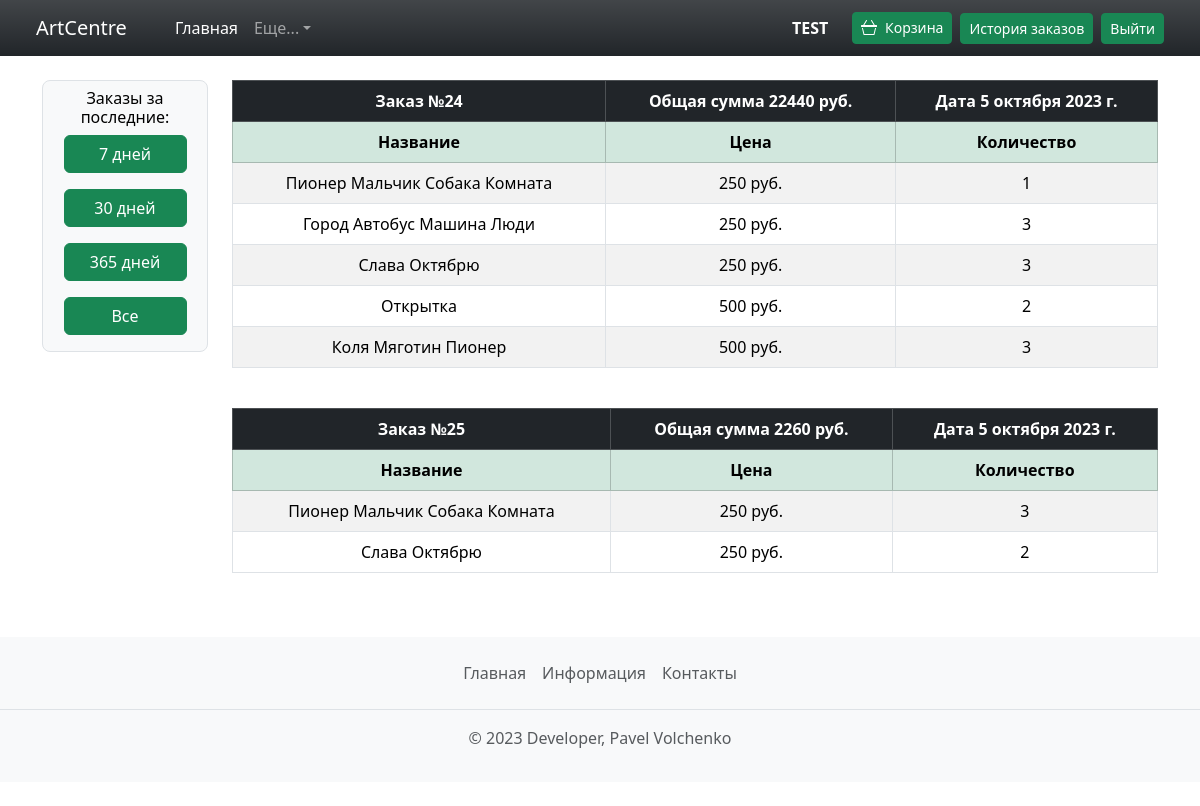
Screenshot of /order/ (signed in) with the database file from the repository.
### store/models.py (models this page shows, shortened)
class User(AbstractBaseUser):
    username = models.CharField(max_length=36, unique=True)
    email = models.EmailField(blank=True)
    password = models.CharField(max_length=256)
    phone_number = models.CharField(max_length=16, null=True)
    address = models.CharField(max_length=256, null=True)
    registered = models.DateField(auto_now_add=True)
    USERNAME_FIELD = "username"

class Order(models.Model):
    class Status(models.TextChoices):
        BASKET = 'BS', 'Basket'
        COMPLETED = 'CP', 'Completed'
    customer = models.ForeignKey(User, on_delete=models.CASCADE)
    products = models.ManyToManyField(Product, related_name='order_products', through='OrderProductCount')
    total_price = models.IntegerField(default=0)
    date_ordered = models.DateField(auto_now_add=True)
    status = models.CharField(max_length=2, choices=Status.choices, default=Status.BASKET)
    objects = models.Manager()  # менеджер по умолчанию
    completed = CompletedOrderManager()  # конкретно-прикладной менеджер
    class Meta:
        ordering = ['-date_ordered']  # сортировка результатов в обратном хронологическом порядке
        indexes = [
            models.Index(fields=['-date_ordered'])  # индексация в убывающем порядке
        ]

class Product(models.Model):
    product_name = models.CharField(max_length=128)
    description = models.CharField(max_length=1024, null=True)
    price = models.IntegerField(null=True)
    image = models.ImageField(upload_to='store/%Y-%m-%d', blank=True)
    quantity = models.IntegerField(default=0)
    was_added = models.DateField(auto_now_add=True)

### store/views.py (the view)
# urls.py: path('order/', views.order_list, name='order_list'),
def order_list(request, days=None):
    if days:
        orders = Order.objects.filter(status='CP', customer=request.user.pk,
                                      date_ordered__gte=date.today() - timedelta(days=days))
    else:
        orders = Order.objects.filter(status='CP', customer=request.user.pk)
    order_list = [{"id": order.id,
                   "date": order.date_ordered,
                   "total_price": order.total_price,
                   "products": [[
                       item.products.product_name,
                       item.count,
                       item.products.price,
                   ] for item in OrderProductCount.objects.filter(order_id=order.pk)],
                   } for order in orders]
    return render(request, 'order/list.html', {'orders': order_list})

### templates/order/list.html
{% extends 'base.html' %}
{% load static %}
{% block content %}
  <div class="container">
    <div class="row">
      <div class="mt-4 col-md-2">
        <div class="d-float text-bg-light border rounded-3 text-center pt-2">
        <h6>Заказы за последние:</h6>
        <p><a href="{% url 'store:order_list' 7  %}" class="btn btn-success w-75">7 дней</a></p>
        <p><a href="{% url 'store:order_list' 30  %}" class="btn btn-success w-75">30 дней</a></p>
        <p><a href="{% url 'store:order_list' 365  %}" class="btn btn-success w-75">365 дней</a></p>
        <p><a href="{% url 'store:order_list'  %}" class="btn btn-success w-75">Все</a></p>
        </div>
      </div>
      <div class="mt-4 col-md-10">
        {% for order in orders %}
          <table class="table table-striped text-center p-4 table-hover table-bordered">
            <thead>
            <tr class="table-dark fs-6">
              <th scope="col">Заказ №{{ order.id }}</th>
              <th scope="col">Общая сумма {{ order.total_price }} руб.</th>
              <th scope="col">Дата {{ order.date }}</th>
            </tr>
            </thead>
            <thead class="table-success">
            <tr>
              <th scope="col">Название</th>
              <th scope="col">Цена</th>
              <th scope="col">Количество</th>
            </tr>
            </thead>
            {% for item in order.products %}
              <tr>
                <td>{{ item.0 }}</td>
                <td>{{ item.2 }} руб.</td>
                <td>{{ item.1 }}</td>
              </tr>
            {% endfor %}
          </table>
          <br>
        {% endfor %}
      </div>
    </div>
  </div>
{% endblock %}

### templates/base.html (shortened to what this page needs)
{% load static %}
<!DOCTYPE html>
<html lang="ru" data-bs-theme="light">
<head>
  <link href="https://cdn.jsdelivr.net/npm/bootstrap@5.3.1/dist/css/bootstrap.min.css" rel="stylesheet"
>
</head>
<body>
{% block header %}
  <nav class="navbar navbar-expand-md navbar-dark bg-dark bg-gradient" aria-label="Fourth navbar example">
    <div class="container-fluid">
      <a class="navbar-brand ps-4" href="{% url 'store:index' %}">ArtCentre</a>
      <div class="collapse navbar-collapse ps-4" id="navbarsExample04">
        <ul class="navbar-nav me-auto mb-2 mb-md-0">
          <li class="nav-item"><a class="nav-link active" aria-current="page" href="{% url 'store:index' %}">Главная</a>
          </li>
          <li class="nav-item dropdown"><a class="nav-link dropdown-toggle" href="#" data-bs-toggle="dropdown"
                                           aria-expanded="false">Еще...</a>
          </li>
        </ul>
        {% if user.is_authenticated %}
          <div class="d-flex pe-4 text-white"><strong>{{ user.username.upper }}</strong></div>
          <a href="{% url 'store:basket' %}" class="btn btn-sm btn-success me-2">
            Корзина</a>
          <a href="{% url 'store:order_list' %}" class="btn btn-sm btn-success me-2">История заказов</a>
          <a href="{% url 'logout_user' %}" class="btn btn-sm btn-success me-4">Выйти</a>
        {% else %}
          <a href="{% url 'login_form' %}" class="btn btn-sm btn-success me-4">Войти</a>
          <a href="{% url 'registration' %}" class="btn btn-sm btn-success me-4">Регистрация</a>
        {% endif %}
      </div>
    </div>
  </nav>
{% endblock %}
{% block content %}
{% endblock %}
{% block footer %}
  <footer class="py-3 my-4 bg-light">
    <ul class="nav justify-content-center border-bottom pb-3 mb-3">
      <li class="nav-item"><a href="{% url 'store:index' %}" class="nav-link px-2 text-body-secondary">Главная</a>
      </li>
      <li class="nav-item"><a href="{% url 'store:info' %}" class="nav-link px-2 text-body-secondary">Информация</a>
      </li>
      <li class="nav-item"><a href="{% url 'store:about' %}" class="nav-link px-2 text-body-secondary">Контакты</a>
      </li>
    </ul>
    <p class="text-center text-body-secondary">© 2023 Developer, Pavel Volchenko</p>
  </footer>
{% endblock %}
</body>
</html>

### rows the page displays
User: username "TEST"
Order: date "5 октября 2023 г."
Product: product_name "Пионер Мальчик Собака Комната" "Пионер Мальчик Собака Комната"
Product: product_name "Город Автобус Машина Люди"
Product: product_name "Слава Октябрю" "Слава Октябрю"
Product: product_name "Открытка"
Product: product_name "Коля Мяготин Пионер"
Order: date "5 октября 2023 г."

### other values shown
{{ order.id }} "24" "25"
{{ order.total_price }} "22440" "2260"
{{ item.2 }} "250" "250" "250" "500" "500" "250" "250"
{{ item.1 }} "1" "3" "3" "2" "3" "3" "2"
